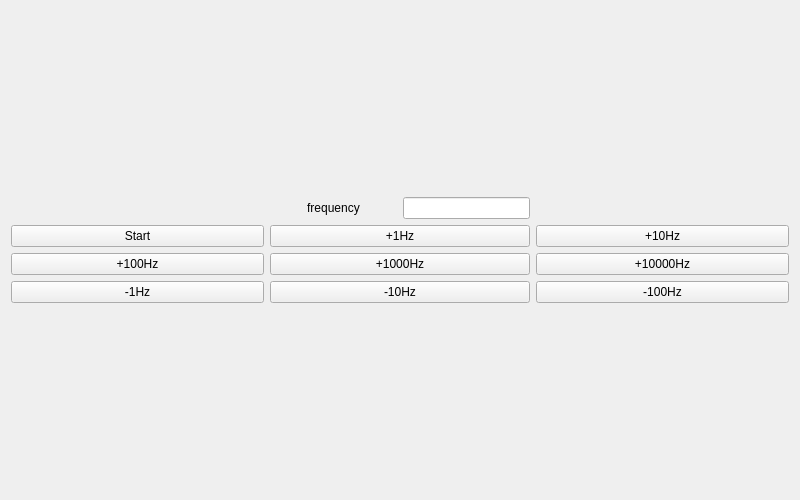
<?xml version="1.0" encoding="UTF-8"?>
<ui version="4.0">
 <class>Form</class>
 <widget class="QWidget" name="Form">
  <property name="geometry">
   <rect>
    <x>0</x>
    <y>0</y>
    <width>800</width>
    <height>500</height>
   </rect>
  </property>
  <property name="windowTitle">
   <string>Form</string>
  </property>
  <layout class="QVBoxLayout" name="verticalLayout">
   <item>
    <layout class="QGridLayout" name="gridLayout" columnstretch="2,1,1,2">
     <item row="0" column="1">
      <widget class="QLabel" name="freq_lb">
       <property name="text">
        <string>frequency</string>
       </property>
       <property name="alignment">
        <set>Qt::AlignCenter</set>
       </property>
      </widget>
     </item>
     <item row="0" column="2">
      <widget class="QLineEdit" name="freq_le"/>
     </item>
     <item row="1" column="0">
      <widget class="QPushButton" name="start">
       <property name="text">
        <string>Start</string>
       </property>
      </widget>
     </item>
     <item row="1" column="1" colspan="2">
      <widget class="QPushButton" name="p1">
       <property name="text">
        <string>+1Hz</string>
       </property>
      </widget>
     </item>
     <item row="1" column="3">
      <widget class="QPushButton" name="p10">
       <property name="text">
        <string>+10Hz</string>
       </property>
      </widget>
     </item>
     <item row="3" column="0">
      <widget class="QPushButton" name="m1">
       <property name="text">
        <string>-1Hz</string>
       </property>
      </widget>
     </item>
     <item row="2" column="0">
      <widget class="QPushButton" name="p100">
       <property name="text">
        <string>+100Hz</string>
       </property>
      </widget>
     </item>
     <item row="2" column="1" colspan="2">
      <widget class="QPushButton" name="p1000">
       <property name="text">
        <string>+1000Hz</string>
       </property>
      </widget>
     </item>
     <item row="2" column="3">
      <widget class="QPushButton" name="p10000">
       <property name="text">
        <string>+10000Hz</string>
       </property>
      </widget>
     </item>
     <item row="3" column="1" colspan="2">
      <widget class="QPushButton" name="m10">
       <property name="text">
        <string>-10Hz</string>
       </property>
      </widget>
     </item>
     <item row="3" column="3">
      <widget class="QPushButton" name="m100">
       <property name="text">
        <string>-100Hz</string>
       </property>
      </widget>
     </item>
    </layout>
   </item>
  </layout>
 </widget>
 <resources/>
 <connections/>
</ui>
